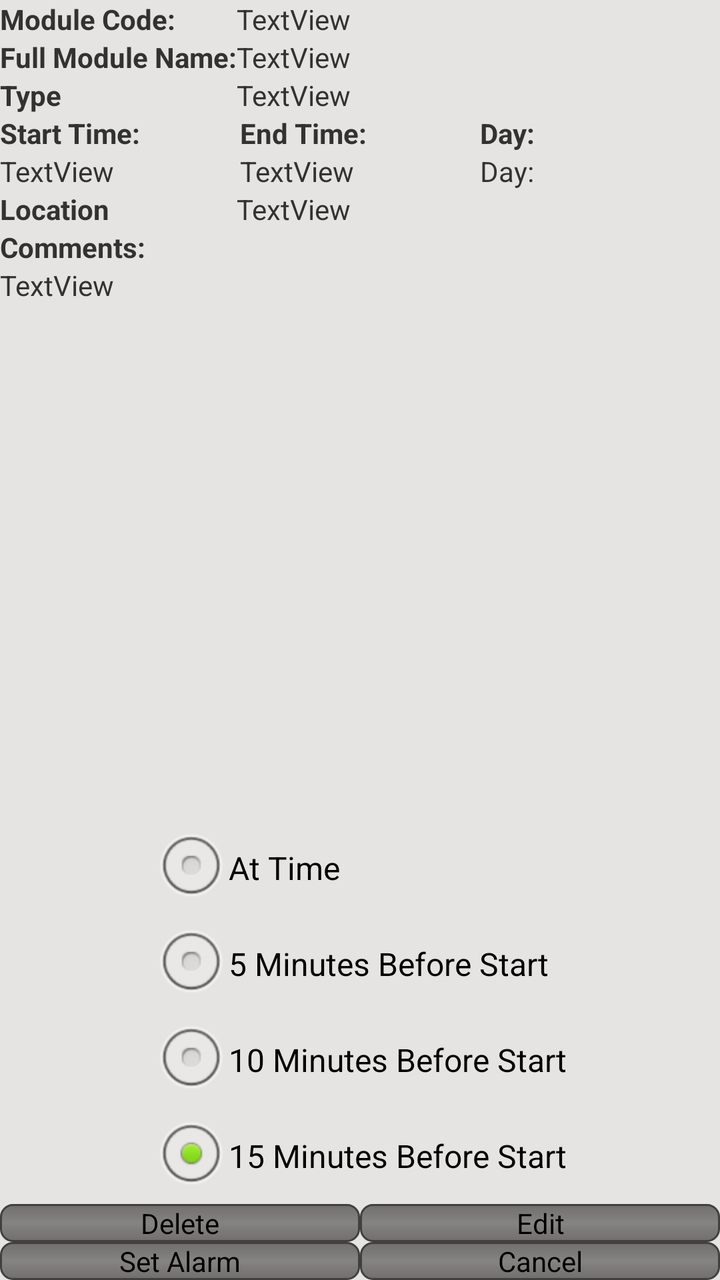
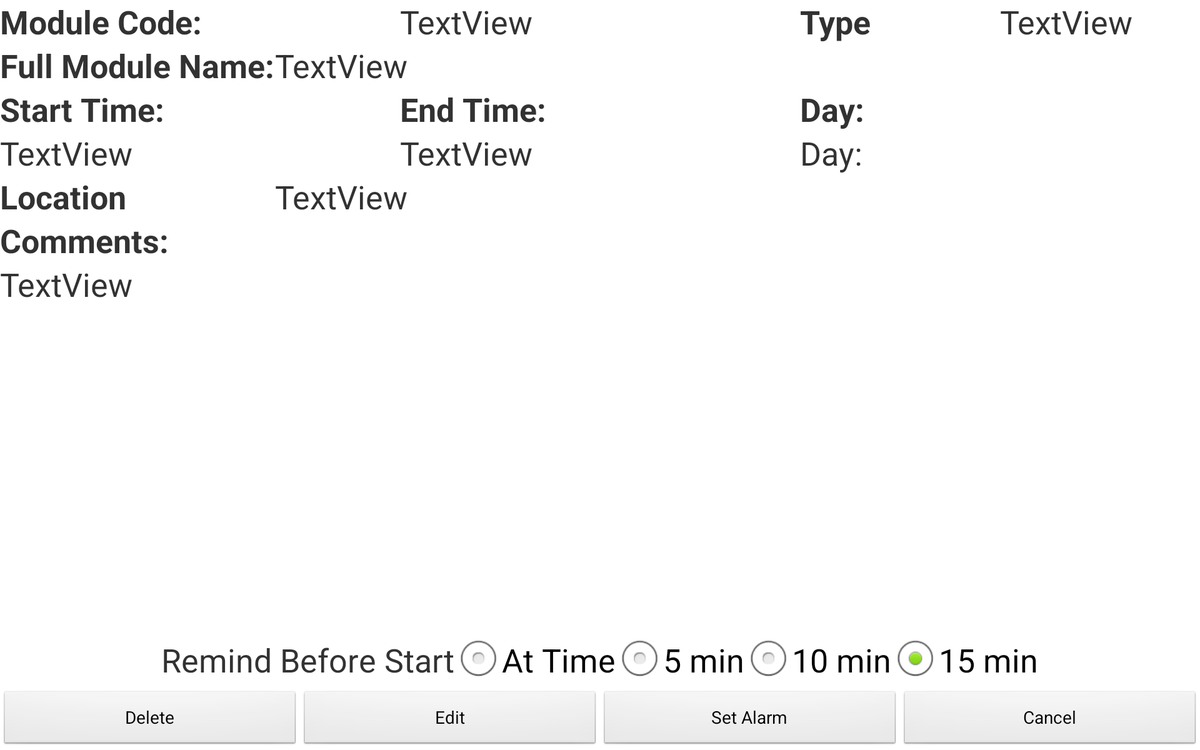

Compare how this app lays out the same screen by default and in its alternative resource folder. The renders come first, then the two layout files and the values they reference.
<!-- AndroidManifest.xml: application theme AppTheme -->
<!-- res/layout/activity_display_module.xml -->
<?xml version="1.0" encoding="utf-8"?>
<LinearLayout xmlns:android="http://schemas.android.com/apk/res/android"
    android:id="@+id/LinearLayout1"
    android:layout_width="match_parent"
    android:layout_height="match_parent"
    android:gravity="center"
    android:orientation="vertical"
    android:background="@color/bg_color" >

    <TableLayout
        android:id="@+id/info_table"
        android:layout_width="match_parent"
        android:layout_height="wrap_content"
        android:layout_weight="10" >

        <TableRow
            android:id="@+id/mod_code_row"
            android:layout_width="match_parent"
            android:layout_height="wrap_content" >

            <TextView
                android:id="@+id/textView1"
                android:textStyle="bold"
                android:layout_width="wrap_content"
                android:layout_height="wrap_content"
                android:text="@string/module_code" />

            <TextView
                android:id="@+id/modCodeTextView"
                android:layout_width="match_parent"
                android:layout_height="wrap_content"
                android:text="TextView" />
        </TableRow>

        <TableRow
            android:id="@+id/mod_name_row"
            android:layout_width="fill_parent"
            android:layout_height="wrap_content" >

            <TextView
                android:id="@+id/textView2"
                android:textStyle="bold"
                android:layout_width="wrap_content"
                android:layout_height="wrap_content"
                android:text="@string/module_name" />

            <TextView
                android:id="@+id/modNameTextView"
                android:layout_width="match_parent"
                android:layout_height="wrap_content"
                android:text="TextView" />
        </TableRow>

        <TableRow
            android:id="@+id/type_row"
            android:layout_width="match_parent"
            android:layout_height="wrap_content" >

            <TextView
                android:id="@+id/textView3"
                android:textStyle="bold"
                android:layout_width="wrap_content"
                android:layout_height="wrap_content"
                android:text="@string/mod_type" />

            <TextView
                android:id="@+id/typeTextView"
                android:layout_width="match_parent"
                android:layout_height="wrap_content"
                android:text="TextView" />
        </TableRow>

        <TableRow
            android:id="@+id/time_labels"
            android:layout_width="fill_parent"
            android:layout_height="wrap_content" >

            <TextView
                android:id="@+id/textView4"
                android:textStyle="bold"
                android:layout_width="0dp"
                android:layout_weight="1"
                android:layout_height="wrap_content"
                android:text="@string/start_time" />

            <TextView
                android:id="@+id/textView5"
                android:textStyle="bold"
                android:layout_width="0dp"
                android:layout_weight="1"
                android:layout_height="wrap_content"
                android:text="@string/finish_time" />

            <TextView
                android:id="@+id/textView6"
                android:textStyle="bold"
                android:layout_width="0dp"
                android:layout_weight="1"
                android:layout_height="wrap_content"
                android:text="@string/day_of_week" />
        </TableRow>

        <TableRow
            android:id="@+id/time_info"
            android:layout_width="match_parent"
            android:layout_height="wrap_content" >

            <TextView
                android:id="@+id/startTextView"
                android:layout_width="0dp"
                android:layout_weight="1"
                android:layout_height="wrap_content"
                android:text="TextView" />

            <TextView
                android:id="@+id/finishTextView"
                android:layout_width="0dp"
                android:layout_weight="1"
                android:layout_height="wrap_content"
                android:text="TextView" />

            <TextView
                android:id="@+id/dayTextView"
                android:layout_width="0dp"
                android:layout_weight="1"
                android:layout_height="wrap_content"
                android:text="@string/day_of_week" />
        </TableRow>

        <TableRow
            android:id="@+id/location_row"
            android:layout_width="match_parent"
            android:layout_height="wrap_content" >

            <TextView
                android:id="@+id/textView7"
                android:textStyle="bold"
                android:layout_width="wrap_content"
                android:layout_height="wrap_content"
                android:text="@string/location" />

            <TextView
                android:id="@+id/locationTextView"
                android:layout_width="match_parent"
                android:layout_height="wrap_content"
                android:text="TextView" />
        </TableRow>

        <TextView
            android:id="@+id/textView8"
            android:textStyle="bold"
            android:layout_width="wrap_content"
            android:layout_height="wrap_content"
            android:text="@string/mod_comments" />

        <TextView
            android:id="@+id/commentTextView"
            android:layout_width="match_parent"
            android:layout_height="wrap_content"
            android:text="TextView" />

    </TableLayout>

    <TextView
        android:id="@+id/dbDisplayCodeTextView"
        android:layout_width="wrap_content"
        android:layout_height="wrap_content"
        android:visibility="gone" />

    <TextView
        android:id="@+id/debug"
        android:layout_width="wrap_content"
        android:layout_height="wrap_content"
        android:visibility="gone" />

    <TextView
        android:id="@+id/timeValue"
        android:layout_width="wrap_content"
        android:layout_height="wrap_content"
        android:visibility="gone" />

    <RadioGroup
        android:id="@+id/radioGroup1"      
        android:layout_width="wrap_content"
        android:layout_height="wrap_content" >

        <RadioButton
            android:id="@+id/atTimeAlarm"
            android:layout_width="wrap_content"
            android:layout_height="wrap_content"
            android:checked="true"
            android:text="@string/at_time" />

        <RadioButton
            android:id="@+id/fiveBeforeAlarm"
            android:layout_width="wrap_content"
            android:layout_height="wrap_content"
            android:text="@string/five_before" />

        <RadioButton
            android:id="@+id/tenBeforeAlarm"
            android:layout_width="wrap_content"
            android:layout_height="wrap_content"
            android:text="@string/ten_before" />

        <RadioButton
            android:id="@+id/fifteenBeforeAlarm"
            android:layout_width="wrap_content"
            android:layout_height="wrap_content"
            android:checked="true"
            android:text="@string/fifteen_before" />
    </RadioGroup>

    <TableLayout
        android:id="@+id/button_container"
        android:layout_width="fill_parent"
        android:layout_height="wrap_content" >

        <TableRow
            android:id="@+id/top_row"
            android:layout_width="fill_parent"
            android:layout_height="wrap_content" >

            <Button
                android:id="@+id/button1"
                android:layout_width="0dp"
                android:layout_weight="1"
                android:layout_height="wrap_content"
                android:onClick="deleteEntry"
                android:text="@string/delete_button"
                android:background="@drawable/rounded_buttons" />

            <Button
                android:id="@+id/button2"
                android:layout_width="0dp"
                android:layout_weight="1"
                android:layout_height="wrap_content"
                android:onClick="updateEntry"
                android:text="@string/edit_button"
                android:background="@drawable/rounded_buttons" />
        </TableRow>

        <TableRow
            android:id="@+id/btm_row"
            android:layout_width="fill_parent"
            android:layout_height="wrap_content" >

            <Button
                android:id="@+id/button3"
                android:layout_width="0dp"
                android:layout_weight="1"
                android:layout_height="wrap_content"
                android:onClick="setAlarm"
                android:text="@string/set_alarm"
                android:background="@drawable/rounded_buttons" />

            <Button
                android:id="@+id/button4"
                android:layout_width="0dp"
                android:layout_weight="1"
                android:layout_height="wrap_content"
                android:onClick="cancelAlarm"
                android:text="@string/cancel_alarm"
                android:background="@drawable/rounded_buttons" />
        </TableRow>
    </TableLayout>

</LinearLayout>
<!-- resources referenced by this layout -->
<resources>
  <color name="bg_color">#E5E4E2</color>
  <!-- drawable rounded_buttons (drawable-mdpi) -->
  <shape xmlns:android="http://schemas.android.com/apk/res/android" android:shape="rectangle">
    <stroke android:width="1dp" android:color="#FF404040" /> 
    <corners android:radius="6dp" /> 
    <gradient android:startColor="#726E6D" android:centerColor="#848482" android:endColor="#726E6D" android:angle="90" /> 
  </shape>
  
  <string name="at_time">At Time</string>
  <string name="cancel_alarm">Cancel</string>
  <string name="day_of_week">Day: </string>
  <string name="delete_button">Delete</string>
  <string name="edit_button">Edit</string>
  <string name="fifteen_before">15 Minutes Before Start</string>
  <string name="finish_time">End Time: </string>
  <string name="five_before">5 Minutes Before Start</string>
  <string name="location">Location</string>
  <string name="mod_comments">Comments: </string>
  <string name="mod_type">Type</string>
  <string name="module_code">Module Code: </string>
  <string name="module_name">Full Module Name: </string>
  <string name="set_alarm">Set Alarm</string>
  <string name="start_time">Start Time: </string>
  <string name="ten_before">10 Minutes Before Start</string>
  <style name="AppTheme" parent="AppBaseTheme">
          
      </style>
  <style name="AppBaseTheme" parent="android:Theme.Light">
          
      </style>
</resources>
<!-- res/layout-sw600dp-land/activity_display_module.xml (the repository's variant of the layout above) -->
<!-- drawn on a 7-inch tablet turned sideways -->
<?xml version="1.0" encoding="utf-8"?>
<LinearLayout xmlns:android="http://schemas.android.com/apk/res/android"
    android:id="@+id/LinearLayout1"
    android:layout_width="match_parent"
    android:layout_height="match_parent"
    android:gravity="center"
    android:orientation="vertical" >

    <TableLayout
        android:id="@+id/info_table"
        android:layout_width="match_parent"
        android:layout_height="wrap_content"
        android:layout_weight="10" >

        <TableRow
            android:id="@+id/mod_code_row"
            android:layout_width="match_parent"
            android:layout_height="wrap_content" >

            <TextView
                android:id="@+id/textView1"
                android:layout_width="0dp"
                android:layout_weight="2"
                android:layout_height="wrap_content"
                android:text="@string/module_code"
                android:maxLines="1"
                android:textSize="26sp"
                android:textStyle="bold" />

            <TextView
                android:id="@+id/modCodeTextView"
                android:layout_width="0dp"
                android:layout_weight="2"
                android:maxLines="1"
                android:layout_height="wrap_content"
                android:textSize="26sp"
                android:text="TextView" />

            <TextView
                android:id="@+id/textView3"
                android:layout_width="0dp"
                android:layout_weight="1"
                android:layout_height="wrap_content"
                android:text="@string/mod_type"
                android:textSize="26sp"
                android:textStyle="bold" />

            <TextView
                android:id="@+id/typeTextView"
                android:layout_width="0dp"
                android:layout_weight="1"
                android:maxLines="1"
                android:layout_height="wrap_content"
                android:textSize="26sp"
                android:text="TextView" />

        </TableRow>

        <TableRow
            android:id="@+id/mod_name_row"
            android:layout_width="fill_parent"
            android:layout_height="wrap_content" >

            <TextView
                android:id="@+id/textView2"
                android:layout_width="wrap_content"
                android:layout_height="wrap_content"
                android:text="@string/module_name"
                android:textSize="26sp"
                android:textStyle="bold" />

            <TextView
                android:id="@+id/modNameTextView"
                android:layout_width="match_parent"
                android:layout_height="wrap_content"
                android:textSize="26sp"
                android:text="TextView" />
        </TableRow>

        <TableRow
            android:id="@+id/type_row"
            android:layout_width="match_parent"
            android:layout_height="wrap_content" >
        </TableRow>

        <TableRow
            android:id="@+id/time_labels"
            android:layout_width="fill_parent"
            android:layout_height="wrap_content" >

            <TextView
                android:id="@+id/textView4"
                android:layout_width="0dp"
                android:layout_height="wrap_content"
                android:layout_weight="1"
                android:text="@string/start_time"
                android:textSize="26sp"
                android:textStyle="bold" />

            <TextView
                android:id="@+id/textView5"
                android:layout_width="0dp"
                android:layout_height="wrap_content"
                android:layout_weight="1"
                android:text="@string/finish_time"
                android:textSize="26sp"
                android:textStyle="bold" />

            <TextView
                android:id="@+id/textView6"
                android:layout_width="0dp"
                android:layout_height="wrap_content"
                android:layout_weight="1"
                android:text="@string/day_of_week"
                android:textSize="26sp"
                android:textStyle="bold" />
        </TableRow>

        <TableRow
            android:id="@+id/time_info"
            android:layout_width="match_parent"
            android:layout_height="wrap_content" >

            <TextView
                android:id="@+id/startTextView"
                android:layout_width="0dp"
                android:layout_height="wrap_content"
                android:layout_weight="1"
                android:textSize="26sp"
                android:text="TextView" />

            <TextView
                android:id="@+id/finishTextView"
                android:layout_width="0dp"
                android:layout_height="wrap_content"
                android:textSize="26sp"
                android:layout_weight="1"
                android:text="TextView" />

            <TextView
                android:id="@+id/dayTextView"
                android:layout_width="0dp"
                android:layout_height="wrap_content"
                android:layout_weight="1"
                android:textSize="26sp"
                android:text="@string/day_of_week" />
        </TableRow>

        <TableRow
            android:id="@+id/location_row"
            android:layout_width="match_parent"
            android:layout_height="wrap_content" >

            <TextView
                android:id="@+id/textView7"
                android:layout_width="wrap_content"
                android:layout_height="wrap_content"
                android:text="@string/location"
                android:textSize="26sp"
                android:textStyle="bold" />

            <TextView
                android:id="@+id/locationTextView"
                android:layout_width="match_parent"
                android:layout_height="wrap_content"
                android:textSize="26sp"
                android:text="TextView" />
        </TableRow>

        <TextView
            android:id="@+id/textView8"
            android:layout_width="wrap_content"
            android:layout_height="wrap_content"
            android:text="@string/mod_comments"
            android:textSize="26sp"
            android:textStyle="bold" />

        <ScrollView
            android:id="@+id/comment_scoll"
            android:layout_width="match_parent"
            android:layout_height="wrap_content" >

            <TextView
                android:id="@+id/commentTextView"
                android:layout_width="match_parent"
                android:layout_height="wrap_content"
                android:textSize="26sp"
                android:maxLines="3"
                android:text="TextView" />

        </ScrollView>
    </TableLayout>

    <TextView
        android:id="@+id/dbDisplayCodeTextView"
        android:layout_width="wrap_content"
        android:layout_height="wrap_content"
        android:visibility="gone" />

    <TextView
        android:id="@+id/debug"
        android:layout_width="wrap_content"
        android:layout_height="wrap_content"
        android:visibility="gone" />

    <TextView
        android:id="@+id/timeValue"
        android:layout_width="wrap_content"
        android:layout_height="wrap_content"
        android:visibility="gone" />

    <RadioGroup
        android:id="@+id/radioGroup1"
        android:layout_width="wrap_content"
        android:layout_height="wrap_content"
        android:orientation="horizontal" >

        <TextView
            android:id="@+id/textView9"
            android:layout_width="wrap_content"
            android:layout_height="wrap_content"
            android:text="@string/reminder_text"
            android:textSize="26sp" />

        <RadioButton
            android:id="@+id/atTimeAlarm"
            android:layout_width="wrap_content"
            android:layout_height="wrap_content"
            android:checked="true"
            android:textSize="26sp"
            android:text="@string/at_time" />

        <RadioButton
            android:id="@+id/fiveBeforeAlarm"
            android:layout_width="wrap_content"
            android:layout_height="wrap_content"
            android:textSize="26sp"
            android:text="5 min" />

        <RadioButton
            android:id="@+id/tenBeforeAlarm"
            android:layout_width="wrap_content"
            android:textSize="26sp"
            android:layout_height="wrap_content"
            android:text="10 min" />

        <RadioButton
            android:id="@+id/fifteenBeforeAlarm"
            android:layout_width="wrap_content"
            android:layout_height="wrap_content"
            android:textSize="26sp"
            android:checked="true"
            android:text="15 min" />
    </RadioGroup>

    <TableLayout
        android:id="@+id/button_container"
        android:layout_width="fill_parent"
        android:layout_height="wrap_content" >

        <TableRow
            android:id="@+id/top_row"
            android:layout_width="fill_parent"
            android:layout_height="0dp"
            android:layout_weight="1" >

            <Button
                android:id="@+id/largeTheme"
                android:layout_width="0dp"
                android:layout_height="wrap_content"
                android:layout_weight="1"
                android:onClick="deleteEntry"
                android:text="@string/delete_button" />

            <Button
                android:id="@+id/lightTheme"
                android:layout_width="0dp"
                android:layout_height="wrap_content"
                android:layout_weight="1"
                android:onClick="updateEntry"
                android:text="@string/edit_button" />

            <Button
                android:id="@+id/button3"
                android:layout_width="0dp"
                android:layout_height="wrap_content"
                android:layout_weight="1"
                android:onClick="setAlarm"
                android:text="@string/set_alarm" />

            <Button
                android:id="@+id/button4"
                android:layout_width="0dp"
                android:layout_height="wrap_content"
                android:layout_weight="1"
                android:onClick="cancelAlarm"
                android:text="@string/cancel_alarm" />

        </TableRow>
    </TableLayout>

</LinearLayout>
<!-- resources referenced by the variant -->
<!-- as a 7-inch tablet turned sideways resolves them -->
<resources>
  <string name="at_time">At Time</string>
  <string name="cancel_alarm">Cancel</string>
  <string name="day_of_week">Day: </string>
  <string name="delete_button">Delete</string>
  <string name="edit_button">Edit</string>
  <string name="finish_time">End Time: </string>
  <string name="location">Location</string>
  <string name="mod_comments">Comments: </string>
  <string name="mod_type">Type</string>
  <string name="module_code">Module Code: </string>
  <string name="module_name">Full Module Name: </string>
  <string name="reminder_text">Remind Before Start </string>
  <string name="set_alarm">Set Alarm</string>
  <string name="start_time">Start Time: </string>
  <style name="AppTheme" parent="AppBaseTheme">
          
      </style>
  <style name="AppBaseTheme" parent="android:Theme.Light">
          
      </style>
</resources>
